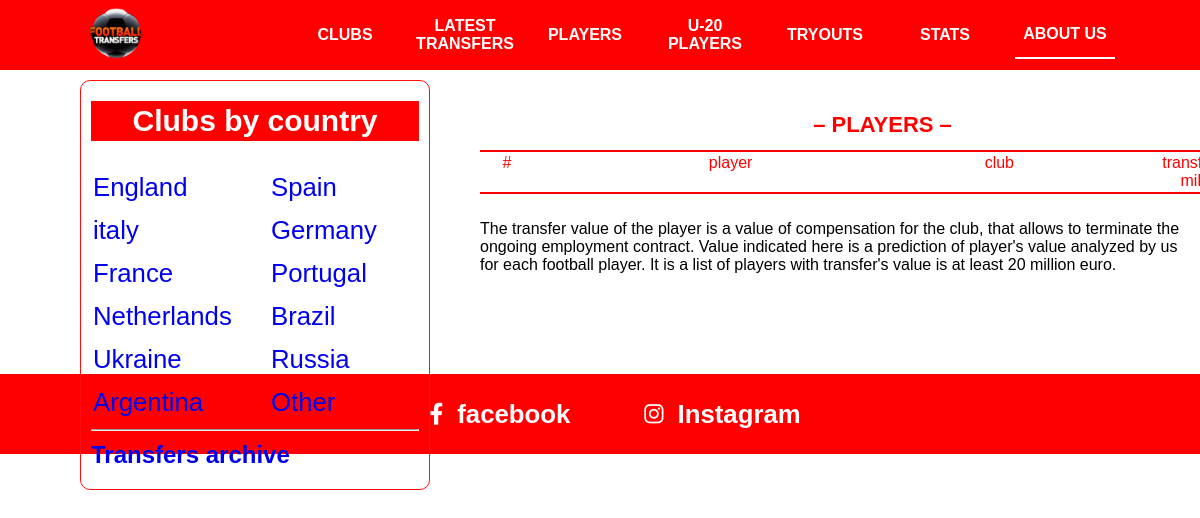
Page /players/ on the earlier database version.
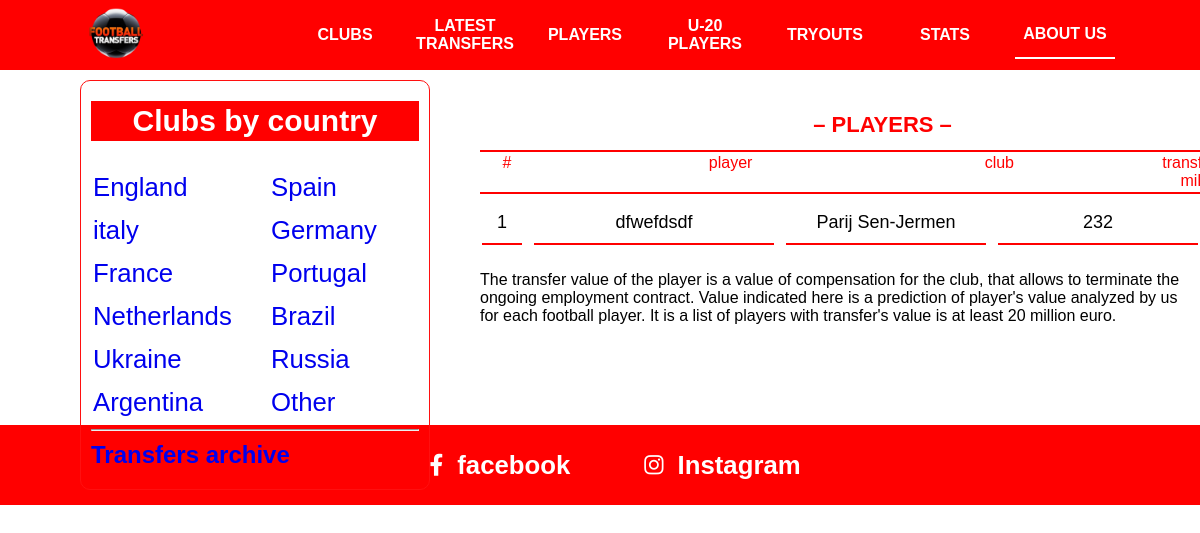
Same page on the later database version.
### mainApp/models.py (models this page shows, shortened)
class Player(models.Model):
    ism = models.CharField(max_length=255)
    son = models.PositiveIntegerField(validators=[MinValueValidator(1), MaxValueValidator(99)])
    club = models.ForeignKey(Club, on_delete=models.SET_NULL, null=True)
    t_sana = models.DateField(blank=True, null=True)
    maosh = models.PositiveIntegerField(blank=True, null=True)
    narx = models.PositiveIntegerField(blank=True, null=True)
    davlat = models.ForeignKey(Davlat, on_delete=models.SET_NULL, null=True)
    pozitsiya = models.ForeignKey(Pozitsiya, on_delete=models.SET_NULL, null=True)
    class Meta:
        verbose_name_plural = "Playerlar"

class Club(models.Model):
    nom = models.CharField(max_length=255)
    logo = models.ImageField(upload_to='clublar/')
    prezident = models.CharField(max_length=255, blank=True, null=True)
    trener = models.CharField(max_length=255)
    t_sana = models.DateField(blank=True, null=True)
    kapital = models.PositiveIntegerField(blank=True, null=True)
    davlat = models.ForeignKey(Davlat, on_delete=models.CASCADE)
    def __str__(self):
        return self.nom
    class Meta:
        verbose_name_plural = "Clublar"

### mainApp/views.py (the view)
# urls.py: path('players/', Players.as_view(), name='players'),
class Players(View):
    def get(self, request):
        context = {
            'players': Player.objects.order_by('ism')
        }
        return render(request, 'players.html', context)

### templates/players.html
{% extends 'header.html' %}
{% block content %}
    <div class="nav">
        <h2>– PLAYERS –</h2>
        <table class="content-nav">
            <thead>
            <tr>
                <td>#</td>
                <td>player</td>
                <td>club</td>
                <td>transfer value, <br> mill. euro</td>
            </tr>
            </thead>
        </table>
    </div>
    <div class="content">
        <table class="playerss">
            {% for player in players %}
                <tr>
                    <td>{{ forloop.counter }}</td>
                    <td>{{ player.ism }}</td>
                    <td>{{ player.club }}</td>
                    <td>{{ player.narx }}</td>
                </tr>
            {% endfor %}
        </table>
        <p> The transfer value of the player is a value of compensation for the club, that allows to terminate the
            ongoing employment contract. Value indicated here is a prediction of player's value analyzed by us for each
            football player. It is a list of players with transfer's value is at least 20 million euro.</p>
    </div>
{% endblock %}

Differences in the rows shown:
added Player: ism "dfwefdsdf", club "Parij Sen-Jermen", narx "232"
